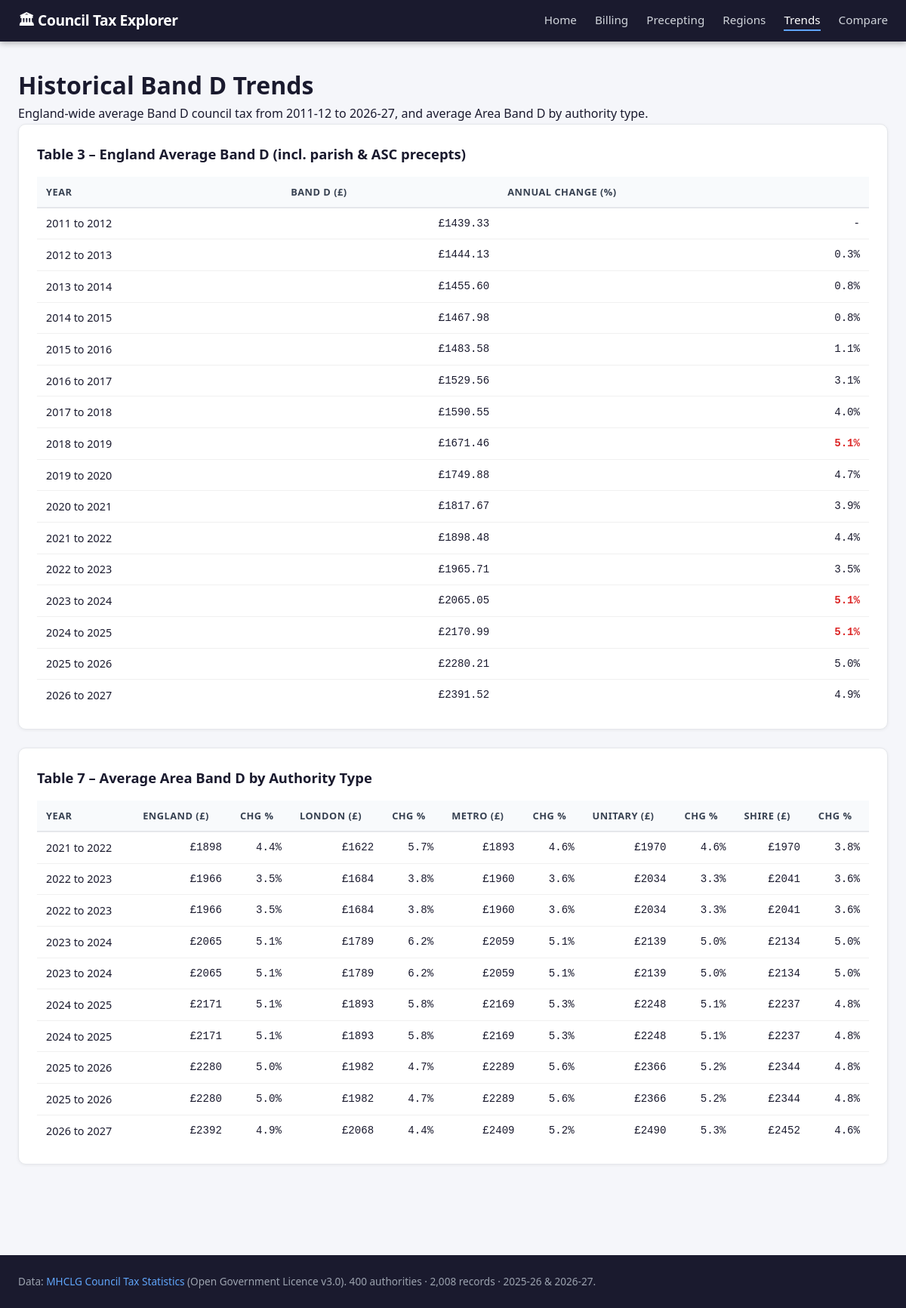
/trend, run on the app's committed database.
### tables this page shows
CREATE TABLE england_trend (
    id         INTEGER PRIMARY KEY AUTOINCREMENT,
    year_label TEXT NOT NULL UNIQUE,
    band_d     REAL,
    pct_change REAL
);

CREATE TABLE regional_trend (
    id           INTEGER PRIMARY KEY AUTOINCREMENT,
    year_label   TEXT NOT NULL,
    england      REAL, england_chg   REAL,
    london       REAL, london_chg    REAL,
    metro        REAL, metro_chg     REAL,
    unitary      REAL, unitary_chg   REAL,
    shire        REAL, shire_chg     REAL
);

### app.py (the view)
@app.route("/trend")
def trend():
    england = query("SELECT * FROM england_trend ORDER BY year_label")
    regional = query("SELECT * FROM regional_trend ORDER BY year_label")
    return render_template("trend.html", england=england, regional=regional)

### app.py (called while the page is built)
def get_db():
    if "db" not in g:
        conn = sqlite3.connect(DB_PATH)
        conn.row_factory = sqlite3.Row
        g.db = conn
    return g.db

def query(sql, params=()):
    return [dict(r) for r in get_db().execute(sql, params).fetchall()]

### templates/trend.html (shortened to what this page needs)
{% extends "base.html" %}
{% block content %}
<h1>Historical Band D Trends</h1>
<p class="lead-text">England-wide average Band D council tax from 2011-12 to 2026-27, and average Area Band D by authority type.</p>
<section class="card">
  <h2>Table 3 – England Average Band D (incl. parish &amp; ASC precepts)</h2>
  <div class="table-scroll">
  <table class="data-table">
    <thead><tr><th>Year</th><th>Band D (£)</th><th>Annual Change (%)</th></tr></thead>
    <tbody>
      {% for r in england %}
      <tr>
        <td>{{ r.year_label }}</td>
        <td class="num">£{{ "%.2f"|format(r.band_d) if r.band_d else "-" }}</td>
        <td class="num {% if r.pct_change and r.pct_change > 5 %}high{% endif %}">
          {% if r.pct_change %}{{ "%.1f"|format(r.pct_change) }}%{% else %}-{% endif %}</td>
      </tr>
      {% endfor %}
    </tbody>
  </table>
  </div>
</section>
<section class="card">
  <h2>Table 7 – Average Area Band D by Authority Type</h2>
  <div class="table-scroll">
  <table class="data-table">
    <thead>
      <tr><th>Year</th><th>England (£)</th><th>Chg %</th><th>London (£)</th><th>Chg %</th><th>Metro (£)</th><th>Chg %</th><th>Unitary (£)</th><th>Chg %</th><th>Shire (£)</th><th>Chg %</th></tr>
    </thead>
    <tbody>
      {% for r in regional %}
      <tr>
        <td>{{ r.year_label }}</td>
        <td class="num">{% if r.england %}£{{ "%.0f"|format(r.england) }}{% else %}-{% endif %}</td>
        <td class="num">{% if r.england_chg %}{{ "%.1f"|format(r.england_chg) }}%{% else %}-{% endif %}</td>
        <td class="num">{% if r.london %}£{{ "%.0f"|format(r.london) }}{% else %}-{% endif %}</td>
        <td class="num">{% if r.london_chg %}{{ "%.1f"|format(r.london_chg) }}%{% else %}-{% endif %}</td>
        <td class="num">{% if r.metro %}£{{ "%.0f"|format(r.metro) }}{% else %}-{% endif %}</td>
        <td class="num">{% if r.metro_chg %}{{ "%.1f"|format(r.metro_chg) }}%{% else %}-{% endif %}</td>
        <td class="num">{% if r.unitary %}£{{ "%.0f"|format(r.unitary) }}{% else %}-{% endif %}</td>
        <td class="num">{% if r.unitary_chg %}{{ "%.1f"|format(r.unitary_chg) }}%{% else %}-{% endif %}</td>
        <td class="num">{% if r.shire %}£{{ "%.0f"|format(r.shire) }}{% else %}-{% endif %}</td>
        <td class="num">{% if r.shire_chg %}{{ "%.1f"|format(r.shire_chg) }}%{% else %}-{% endif %}</td>
      </tr>
      {% endfor %}
    </tbody>
  </table>
  </div>
</section>
{% endblock %}

### static/css/style.css (style rules this page uses)
*, *::before, *::after { box-sizing: border-box; margin: 0; padding: 0; }
body { font-family: 'Segoe UI', Arial, sans-serif; background: #f5f6fa; color: #1a1a2e; line-height: 1.6; }
.card { background: #fff; border: 1px solid #e5e7eb; border-radius: 10px; padding: 1.5rem; margin-bottom: 1.5rem; box-shadow: 0 1px 4px rgba(0,0,0,0.06); }
.card h2 { font-size: 1.15rem; font-weight: 700; margin-bottom: 1rem; color: #1a1a2e; }
.table-scroll { overflow-x: auto; }
table { width: 100%; border-collapse: collapse; font-size: 0.9rem; }
th { background: #f8fafc; text-align: left; padding: 0.6rem 0.75rem; border-bottom: 2px solid #e5e7eb; font-size: 0.8rem; text-transform: uppercase; letter-spacing: 0.04em; color: #374151; white-space: nowrap; }
td { padding: 0.55rem 0.75rem; border-bottom: 1px solid #f0f0f0; vertical-align: middle; }
tr:last-child td { border-bottom: none; }
.num { text-align: right; font-variant-numeric: tabular-nums; font-family: monospace; font-size: 0.88rem; }
.high { color: #dc2626; font-weight: 600; }
.data-table { min-width: 600px; }

### data on the page
england_trend: year_label "2011 to 2012", band_d "1439.33"
england_trend: year_label "2012 to 2013", band_d "1444.13", pct_change "0.3"
england_trend: year_label "2013 to 2014", band_d "1455.60", pct_change "0.8"
england_trend: year_label "2014 to 2015", band_d "1467.98", pct_change "0.8"
england_trend: year_label "2015 to 2016", band_d "1483.58", pct_change "1.1"
england_trend: year_label "2016 to 2017", band_d "1529.56", pct_change "3.1"
england_trend: year_label "2017 to 2018", band_d "1590.55", pct_change "4.0"
england_trend: year_label "2018 to 2019", band_d "1671.46", pct_change "5.1"
england_trend: year_label "2019 to 2020", band_d "1749.88", pct_change "4.7"
england_trend: year_label "2020 to 2021", band_d "1817.67", pct_change "3.9"
england_trend: year_label "2021 to 2022", band_d "1898.48", pct_change "4.4"
england_trend: year_label "2022 to 2023", band_d "1965.71", pct_change "3.5"
england_trend: year_label "2023 to 2024", band_d "2065.05", pct_change "5.1"
england_trend: year_label "2024 to 2025", band_d "2170.99", pct_change "5.1"
england_trend: year_label "2025 to 2026", band_d "2280.21", pct_change "5.0"
england_trend: year_label "2026 to 2027", band_d "2391.52", pct_change "4.9"
regional_trend: year_label "2021 to 2022", england "1898", england_chg "4.4", london "1622", london_chg "5.7", metro "1893", metro_chg "4.6", unitary "1970", unitary_chg "4.6", shire "1970", shire_chg "3.8"
regional_trend: year_label "2022 to 2023", england "1966", england_chg "3.5", london "1684", london_chg "3.8", metro "1960", metro_chg "3.6", unitary "2034", unitary_chg "3.3", shire "2041", shire_chg "3.6"
regional_trend: year_label "2022 to 2023", england "1966", england_chg "3.5", london "1684", london_chg "3.8", metro "1960", metro_chg "3.6", unitary "2034", unitary_chg "3.3", shire "2041", shire_chg "3.6"
regional_trend: year_label "2023 to 2024", england "2065", england_chg "5.1", london "1789", london_chg "6.2", metro "2059", metro_chg "5.1", unitary "2139", unitary_chg "5.0", shire "2134", shire_chg "5.0"
regional_trend: year_label "2023 to 2024", england "2065", england_chg "5.1", london "1789", london_chg "6.2", metro "2059", metro_chg "5.1", unitary "2139", unitary_chg "5.0", shire "2134", shire_chg "5.0"
regional_trend: year_label "2024 to 2025", england "2171", england_chg "5.1", london "1893", london_chg "5.8", metro "2169", metro_chg "5.3", unitary "2248", unitary_chg "5.1", shire "2237", shire_chg "4.8"
regional_trend: year_label "2024 to 2025", england "2171", england_chg "5.1", london "1893", london_chg "5.8", metro "2169", metro_chg "5.3", unitary "2248", unitary_chg "5.1", shire "2237", shire_chg "4.8"
regional_trend: year_label "2025 to 2026", england "2280", england_chg "5.0", london "1982", london_chg "4.7", metro "2289", metro_chg "5.6", unitary "2366", unitary_chg "5.2", shire "2344", shire_chg "4.8"
regional_trend: year_label "2025 to 2026", england "2280", england_chg "5.0", london "1982", london_chg "4.7", metro "2289", metro_chg "5.6", unitary "2366", unitary_chg "5.2", shire "2344", shire_chg "4.8"
regional_trend: year_label "2026 to 2027", england "2392", england_chg "4.9", london "2068", london_chg "4.4", metro "2409", metro_chg "5.2", unitary "2490", unitary_chg "5.3", shire "2452", shire_chg "4.6"
